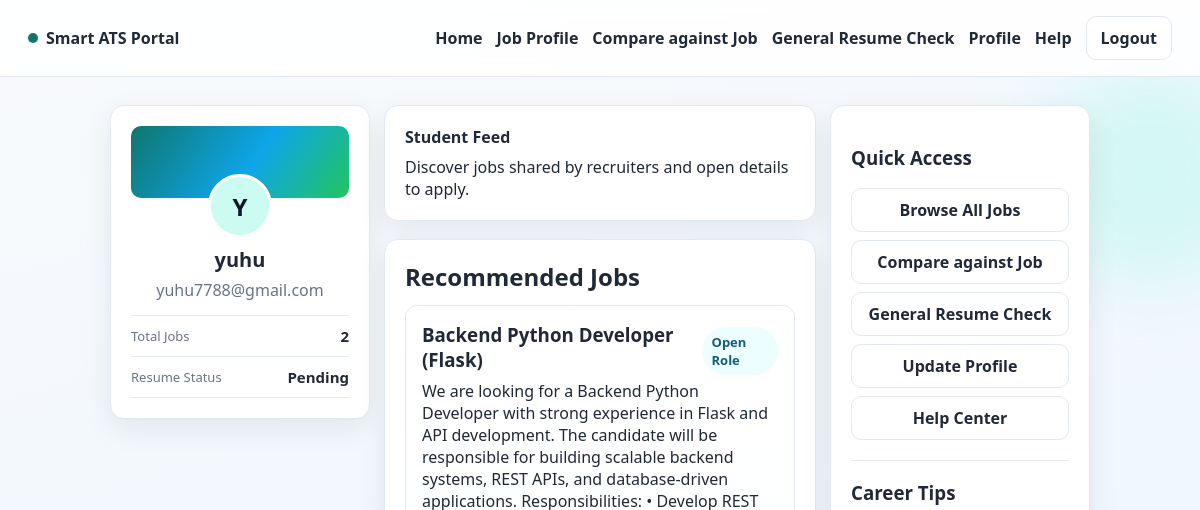
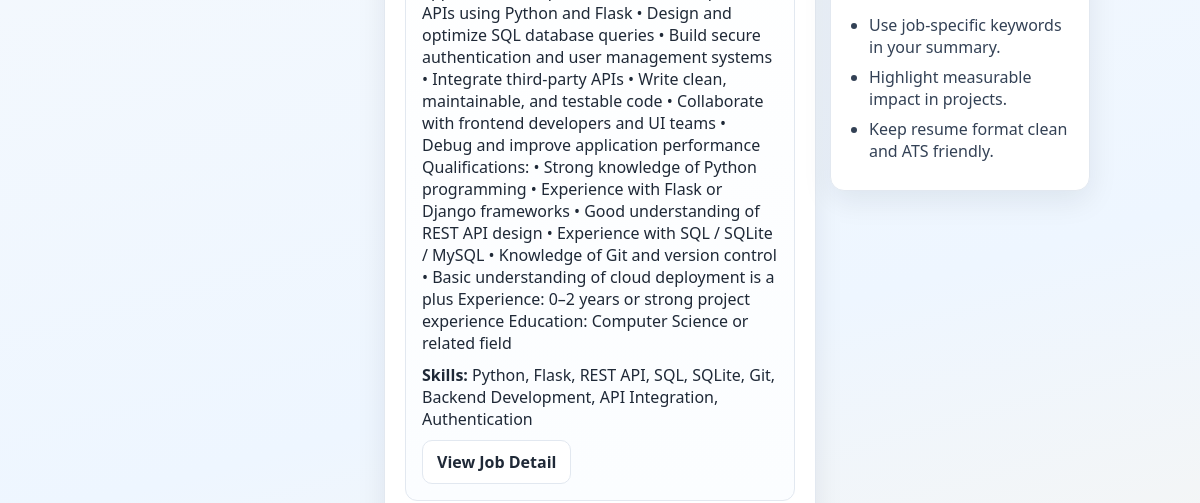
The app's page /student (signed in, upper part), older data (2 pictures, top to bottom).
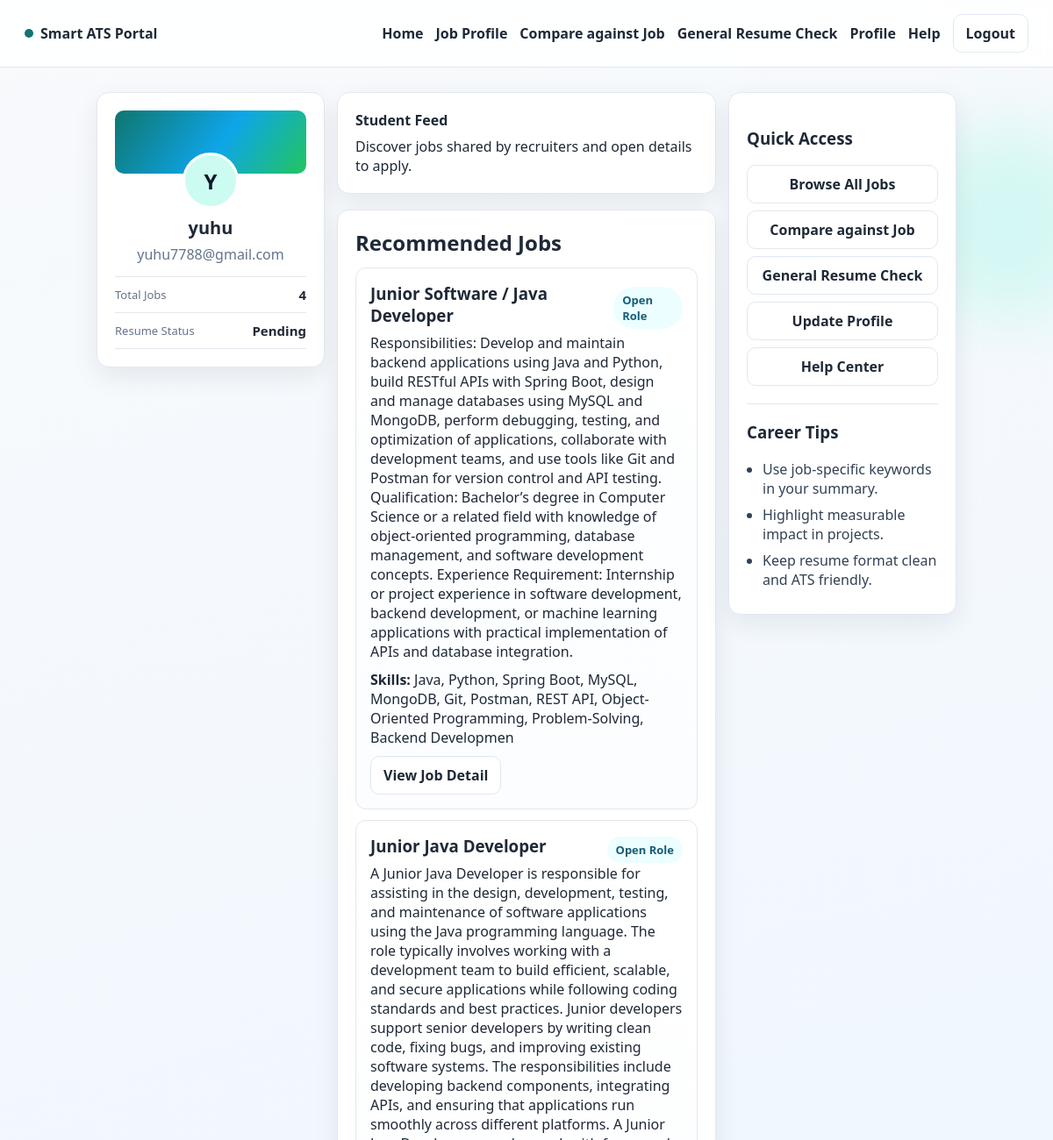
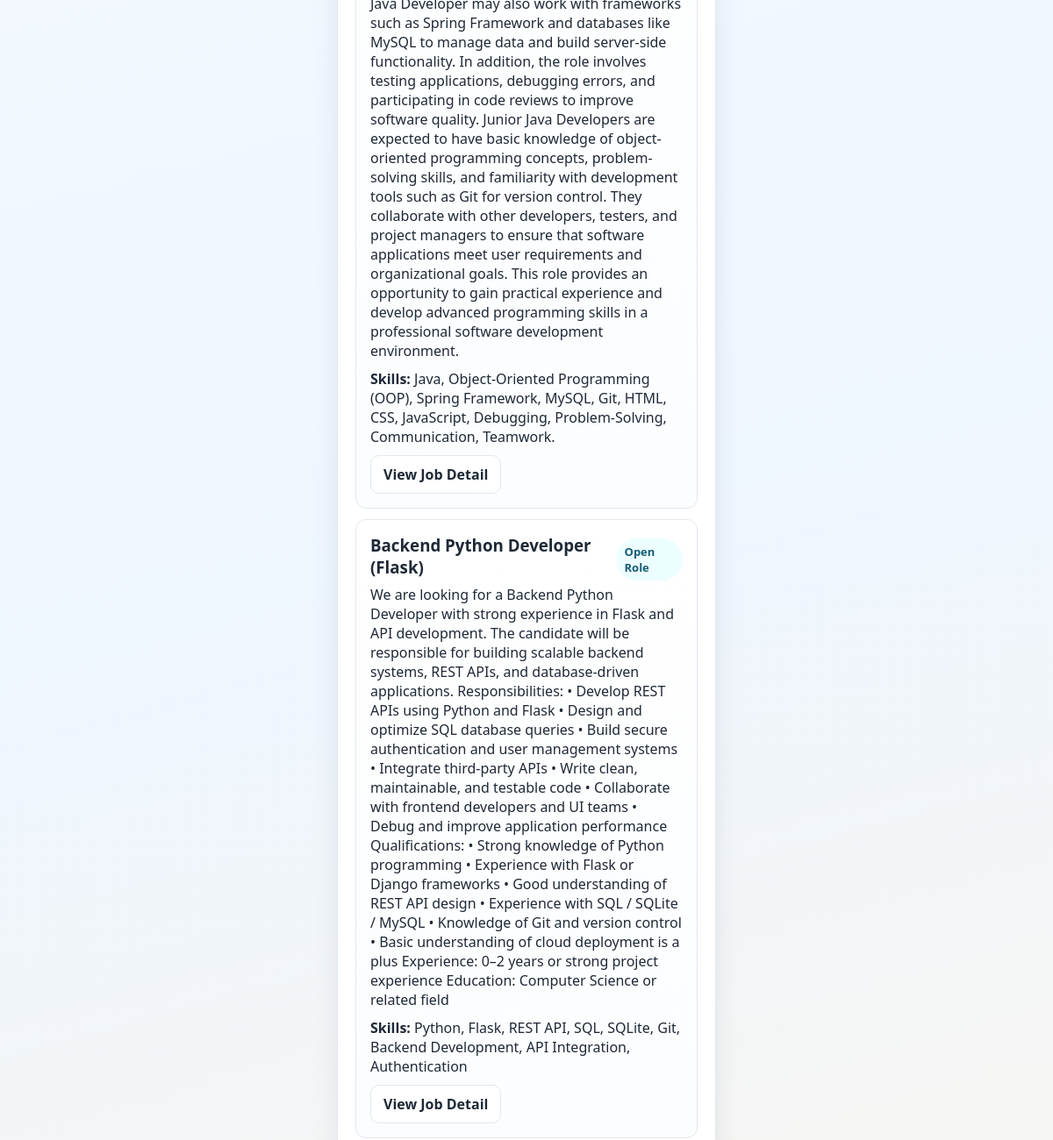
The same page, newer data (2 pictures, top to bottom).
### tables this page shows
CREATE TABLE jobs(
        id INTEGER PRIMARY KEY AUTOINCREMENT,
        title TEXT,
        description TEXT,
        skills TEXT,
        recruiter_email TEXT
    , application_deadline TEXT);

### app.py (the view)
@app.route("/student")
def student_dash():
    if not role_required("student"):
        flash("Student access required.", "error")
        return redirect("/")
    conn = get_db_connection()
    cur = conn.cursor()
    cur.execute("SELECT COUNT(*) AS count FROM jobs")
    total_jobs = cur.fetchone()["count"]
    cur.execute("SELECT * FROM jobs ORDER BY id DESC")
    all_jobs = cur.fetchall()
    cur.execute(
        """
        SELECT
            a.score,
            a.created_at,
            a.resume_filename,
            j.title AS job_title
        FROM applications a
        JOIN jobs j ON j.id = a.job_id
        WHERE a.student_email = ?
        ORDER BY a.created_at DESC
        LIMIT 8
        """,
        (session["user"],),
    )
    history = cur.fetchall()
    conn.close()
    profile = get_or_create_student_profile(session["user"], session.get("name", ""))
    return render_template(
        "student_home.html",
        total_jobs=total_jobs,
        jobs=all_jobs,
        resume_uploaded="resume_text" in session,
        resume_filename=session.get("resume_filename"),
        history=history,
        profile=profile,
    )

### app.py (called while the page is built, shortened)
def get_db_connection():
    conn = sqlite3.connect("database.db", timeout=10)
    conn.row_factory = sqlite3.Row
    return conn

def role_required(role):
    return "user" in session and session.get("role") == role

def get_or_create_student_profile(email, default_name=""):
    conn = get_db_connection()
    cur = conn.cursor()
    cur.execute("SELECT * FROM student_profiles WHERE student_email=?", (email,))
    profile = cur.fetchone()
    conn.close()
    return profile

@app.context_processor
def inject_user_context():
    return {
        "is_logged_in": "user" in session,
        "user_email": session.get("user"),
        "role": session.get("role"),
    }

### templates/student_home.html (shortened to what this page needs)
{% extends "base.html" %}
{% block content %}
<section class="linkedin-wrap fade-up">
  <aside class="linkedin-left card">
    <div class="linkedin-cover"></div>
    <div class="linkedin-profile">
      <div class="linkedin-avatar">{{ (profile["full_name"] or session.get("name", "S"))[0]|upper }}</div>
      <h2>{{ profile["full_name"] or session.get("name", "Student") }}</h2>
      <p>{{ session.get("user") }}</p>
    </div>
    <div class="linkedin-metrics">
      <div>
        <span>Total Jobs</span>
        <strong>{{ total_jobs }}</strong>
      </div>
      <div>
        <span>Resume Status</span>
        <strong>{{ "Uploaded" if resume_uploaded else "Pending" }}</strong>
      </div>
    </div>
  </aside>
  <section class="linkedin-feed">
    <article class="card linkedin-compose">
      <h1>Student Feed</h1>
      <p>Discover jobs shared by recruiters and open details to apply.</p>
    </article>
    <article class="card">
      <div class="section-head">
        <h2>Recommended Jobs</h2>
      </div>
      <div class="job-grid">
        {% for job in jobs %}
          <article class="job-card linkedin-job">
            <div class="linkedin-job-head">
              <h3>{{ job["title"] }}</h3>
              <span class="pill">Open Role</span>
            </div>
            <p>{{ job["description"] or "No description provided." }}</p>
            <p><strong>Skills:</strong> {{ job["skills"] or "Not specified" }}</p>
            <div class="job-actions">
              <a class="btn-outline" href="/student/jobs/{{ job['id'] }}">View Job Detail</a>
            </div>
          </article>
        {% endfor %}
      </div>
    </article>
  </section>
  <aside class="linkedin-right card">
    <h3>Quick Access</h3>
    <a class="btn-outline linkedin-side-link" href="/student/job-profile">Browse All Jobs</a>
    <a class="btn-outline linkedin-side-link" href="/upload_resume">Compare against Job</a>
    <a class="btn-outline linkedin-side-link" href="/upload_resume_individual">General Resume Check</a>
    <a class="btn-outline linkedin-side-link" href="/student/profile">Update Profile</a>
    <a class="btn-outline linkedin-side-link" href="/student/help">Help Center</a>
    <hr>
    <h3>Career Tips</h3>
    <ul class="linkedin-tips">
      <li>Use job-specific keywords in your summary.</li>
      <li>Highlight measurable impact in projects.</li>
      <li>Keep resume format clean and ATS friendly.</li>
    </ul>
  </aside>
</section>
{% endblock %}

Row changes from the older to the newer data that the page shows:
added jobs: title "Junior Software / Java Developer", description "Responsibilities: Develop and maintain backend applications using Java and Python, build RESTful APIs with Spring Boot, design and manage databases using MySQL and MongoDB, perform debugging, testing, and optimization of applications, collaborate with development teams, and use tools like Git and Postman for version control and API testing. Qualification: Bachelor’s degree in Computer Science or a related field with knowledge of object-oriented programming, database management, and software development concepts. Experience Requirement: Internship or project experience in software development, backend development, or machine learning applications with practical implementation of APIs and…", skills "Java, Python, Spring Boot, MySQL, MongoDB, Git, Postman, REST API, Object-Oriented Programming, Problem-Solving, Backend Developmen"
added jobs: title "Junior Java Developer", description "A Junior Java Developer is responsible for assisting in the design, development, testing, and maintenance of software applications using the Java programming language. The role typically involves working with a development team to build efficient, scalable, and secure applications while following coding standards and best practices. Junior developers support senior developers by writing clean code, fixing bugs, and improving existing software systems. The responsibilities include developing backend components, integrating APIs, and ensuring that applications run smoothly across different platforms. A Junior Java Developer may also work with frameworks such as Spring Framework and databases…", skills "Java, Object-Oriented Programming (OOP), Spring Framework, MySQL, Git, HTML, CSS, JavaScript, Debugging, Problem-Solving, Communication, Teamwork."
Text that changed along with them:
{{ total_jobs }}: "2" → "4"
